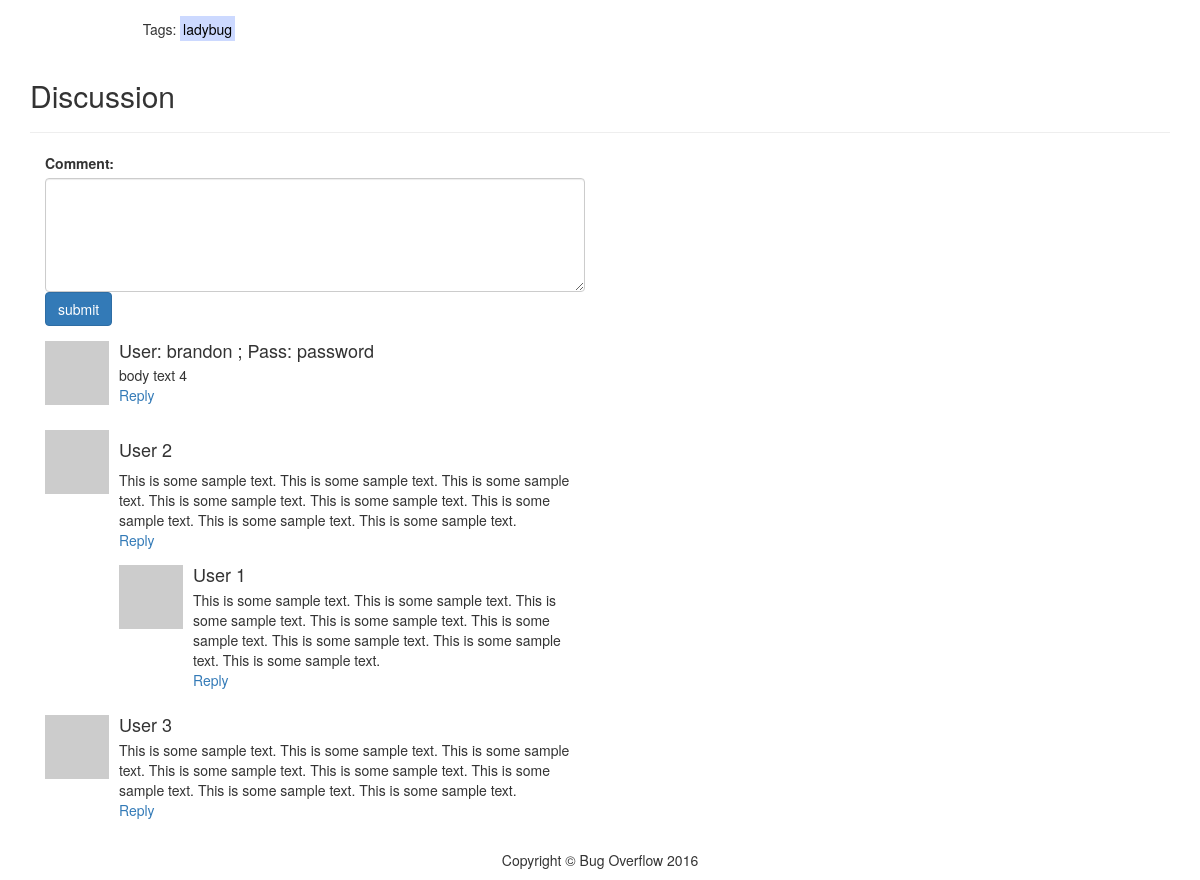
Page /bug/Dore-Rose.jpg (lower part) on the earlier database version.
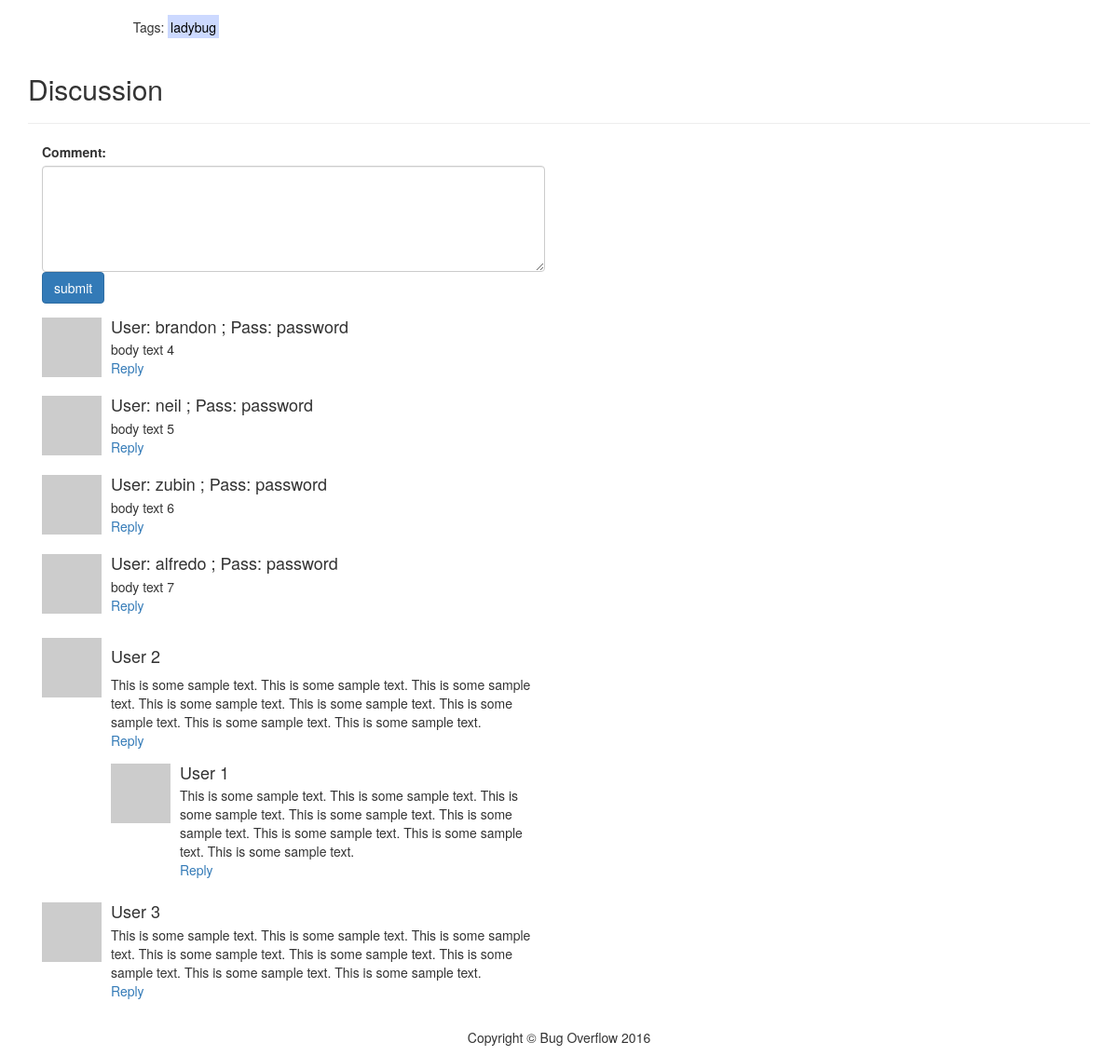
Same page on the later database version.
### mydb.py (models this page shows, shortened)
class Tag(db.Model):
    id = db.Column(db.Integer, primary_key=True, autoincrement=True)
    image_id = db.Column(db.Integer, db.ForeignKey('image.id'))
    name = db.Column(db.String(15))

class Comment(db.Model):
    id = db.Column(db.Integer, primary_key=True, autoincrement=True)
    user_id = db.Column(db.Integer, db.ForeignKey('user.id'))
    thread_id = db.Column(db.Integer, db.ForeignKey('thread.id'))
    parent_id = db.Column(db.Integer, db.ForeignKey('comment.id'))
    parent = db.relationship("Comment",
                                backref="children",
                                remote_side=[id])
    body = db.Column(db.Text)
    c_time = db.Column(db.DateTime) # when the comment was created
    m_time = db.Column(db.DateTime) # when the comment was last modified

class User(db.Model):
    id = db.Column(db.Integer, primary_key=True, autoincrement=True)
    username = db.Column(db.String(20), unique=True)
    password = db.Column(db.Text)
    role = db.Column(db.String(10))
    comments = db.relationship('Comment', backref='user')
    threads = db.relationship('Thread', backref='user')   # 1 user writes many threads
    def __repr__(self):
        return "User: %s ; Pass: %s" % (self.username, self.password)

### test.py (the view)
@app.route('/bug/<path:path>', methods=['GET', 'POST'])
def bug(path):
    thread = mydb.getthreadbyimagename(path)
    question = thread.title
    bug_image = bugpath + thread.image.imagename
    tags = [tag.name for tag in thread.image.tags]
    body = thread.body
    comments = thread.comments
    return render_template('bug.html',
            tags = tags,
            question = question,
            bug_image = bug_image,
            description = body,
            comments = comments)

### mydb.py (called while the page is built)
def getthreadbyimagename(imagename):
    return Image.query.filter_by(imagename=imagename).first().thread[0]

### templates/bug.html (shortened to what this page needs)
<!DOCTYPE html> {% import 'macros_file.html' as macro %}
<html lang="en">
<head>
    {{ macro.standard_header("Bug Overflow") }}
</head>
<body>
    <div class="container">
        {{ macro.header_image() }}
        <div class="content">
            <div class="main">
                <div class="question">
                    <table>
                        <tbody>
                            <tr>
                                <td class="postcell">
                                    <div>
                                        <br>
                                        <div class="post-taglist">
                                            Tags: {% for tag in tags %}
                                            <a href="{{url_for('tags', path=tag)}}">
                                                <mark>{{tag}}</mark>
                                            </a>
                                            {% endfor %}
                                        </div>
                                    </div>
                                </td>
                                <td class="descriptioncell">
                                </td>
                            </tr>
                        </tbody>
                    </table>
                </div>
                <br>
                <div class="discussion">
                    <div id="discussion-header">
                        <h2>Discussion</h2>
                        <hr>
                    </div>
                    <div class="col-md-6" id="comments-container">
                        <div id="comments-form">
                            <div class="form-group">
                                <label for="comment">Comment:</label>
                                <textarea class="form-control" rows="5" id="comment" action="" method="post"></textarea>
                                <button type="submit" class="btn btn-primary" id="submit-comment">submit</button>
                            </div>
                            <div id="comments">
                            {% for c in comments %}
                                <ul class="media-list">
                                    <li class="media">
                                        <a class="pull-left" href="#">
                                            <img class="media-object" src="http://placehold.it/64x64" alt="Generic placeholder image">
                                        </a>
                                        <div class="media-body">
                                            <h4 class="media-heading">{{c.user}}</h4>
                                            {{c.body}}
                                            <p><a href="#">Reply</a></p>
                                        </div>
                                        </li>
                                    </ul>
                                    {% endfor %}
                                </div>
                                            <div class="media">
                                                <a class="pull-left" href="#">
                                                    <img class="media-object" src="http://placehold.it/64x64" alt="Generic placeholder image">
                                                </a>
                                                <div class="media-body">
                                                    <h4 class="media-headig">User 2</h4> This is some sample text. This is some sample text. This is some sample text. This is some sample text. This is some sample text. This is some sample text. This is some sample text. This is some sample text.
                                                    <p><a href="#">Reply</a></p>
                                                    <div class="media">
                                                        <a class="pull-left" href="#">
                                                            <img class="media-object" src="http://placehold.it/64x64" alt="Generic placeholder image">
                                                        </a>
                                                        <div class="media-body">
                                                            <h4 class="media-heading">User 1</h4> This is some sample text. This is some sample text. This is some sample text. This is some sample text. This is some sample text. This is some sample text. This is some sample text. This is some sample text.
                                                            <p><a href="#">Reply</a></p>
                                                        </div>
                                                    </div>
                                                </div>
                                            </div>
                                            <div class="media">
                                                <a class="pull-left" href="#">
                                                    <img class="media-object" src="http://placehold.it/64x64" alt="Generic placeholder image">
                                                </a>
                                                <div class="media-body">
                                                    <h4 class="media-heading">User 3</h4> This is some sample text. This is some sample text. This is some sample text. This is some sample text. This is some sample text. This is some sample text. This is some sample text. This is some sample text.
                                                    <p><a href="#">Reply</a></p>
                                                </div>
                                            </div>
                                        </div>
                                </div>
                            </div>
                        </div>
                        <div class="col-md-6">
                        </div>
                    </div>
                </div>
    <br>
    {{ macro.standard_footer() }}
</body>
</html>

### templates/macros_file.html (shortened to what this page needs)
{% macro standard_header(title) -%}
<link rel="stylesheet" href="{{ url_for('static', filename='css/bootstrap.min.css') }}">
<link rel="stylesheet" href="{{ url_for('static', filename='css/style.css') }}">
{%- endmacro %}
<!-- {% macro standard_footer() -%}
<div id="footer">
    <footer>
        <div class="row">
            <div class="col-lg-12 text-center">
                <p>Copyright &copy; Bug Overflow 2016</p>
            </div>
        </div>
    </footer>
</div>
{%- endmacro %} -->
{% macro header_image() -%}
<br> {%- endmacro %}

### static/css/style.css (style rules this page uses)
.post-taglist { text-align: center; }
mark { background-color: #ccd9ff; }
.descriptioncell { padding-left: 20px; }
img { text-align: center; height: 400px ; width: auto; }
img.media-object { height: 64px; width: 64px; }

Differences in the rows shown:
added Comment: user "User: neil ; Pass: password", body "body text 5"
added Comment: user "User: zubin ; Pass: password", body "body text 6"
added Comment: user "User: alfredo ; Pass: password", body "body text 7"
